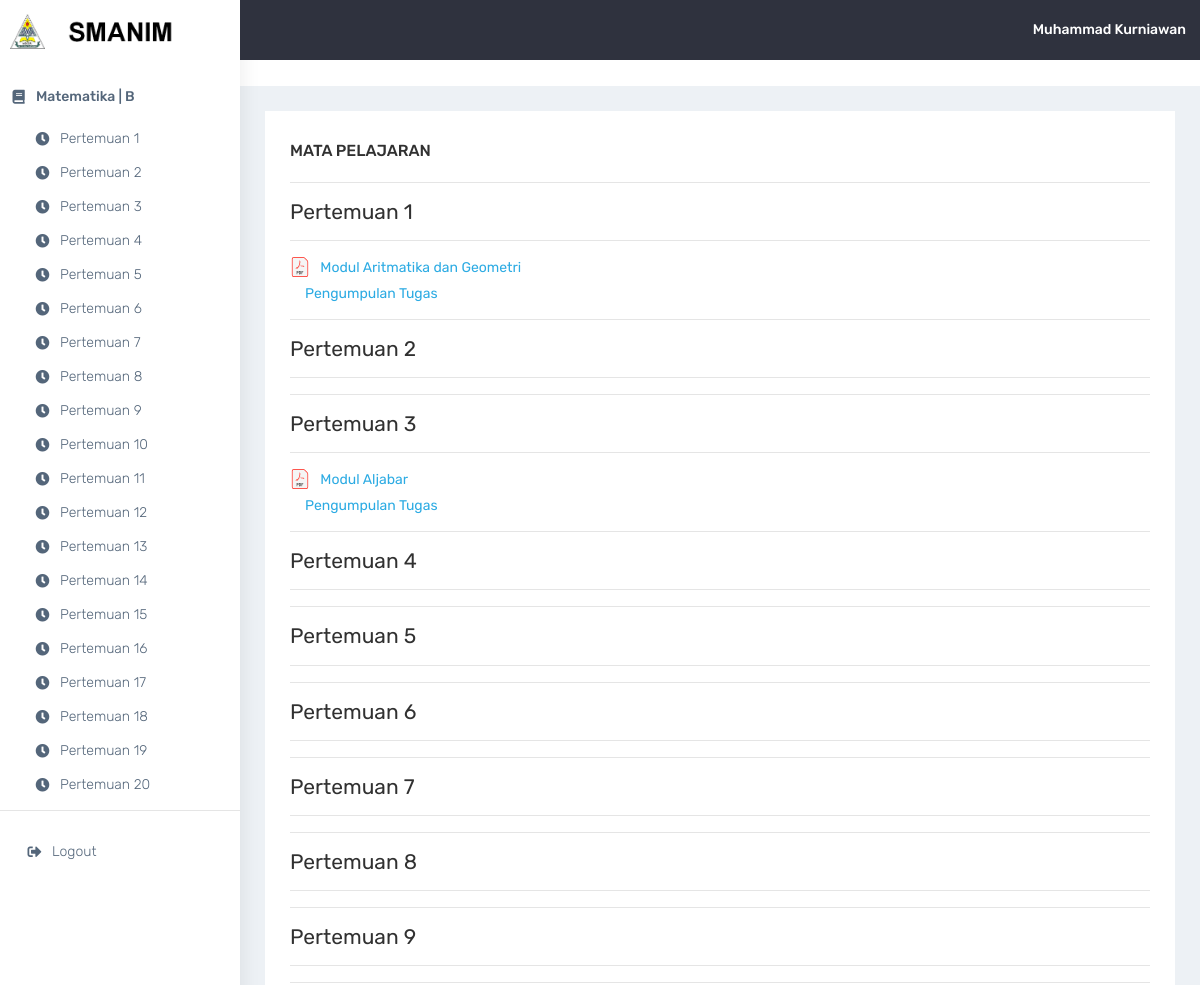
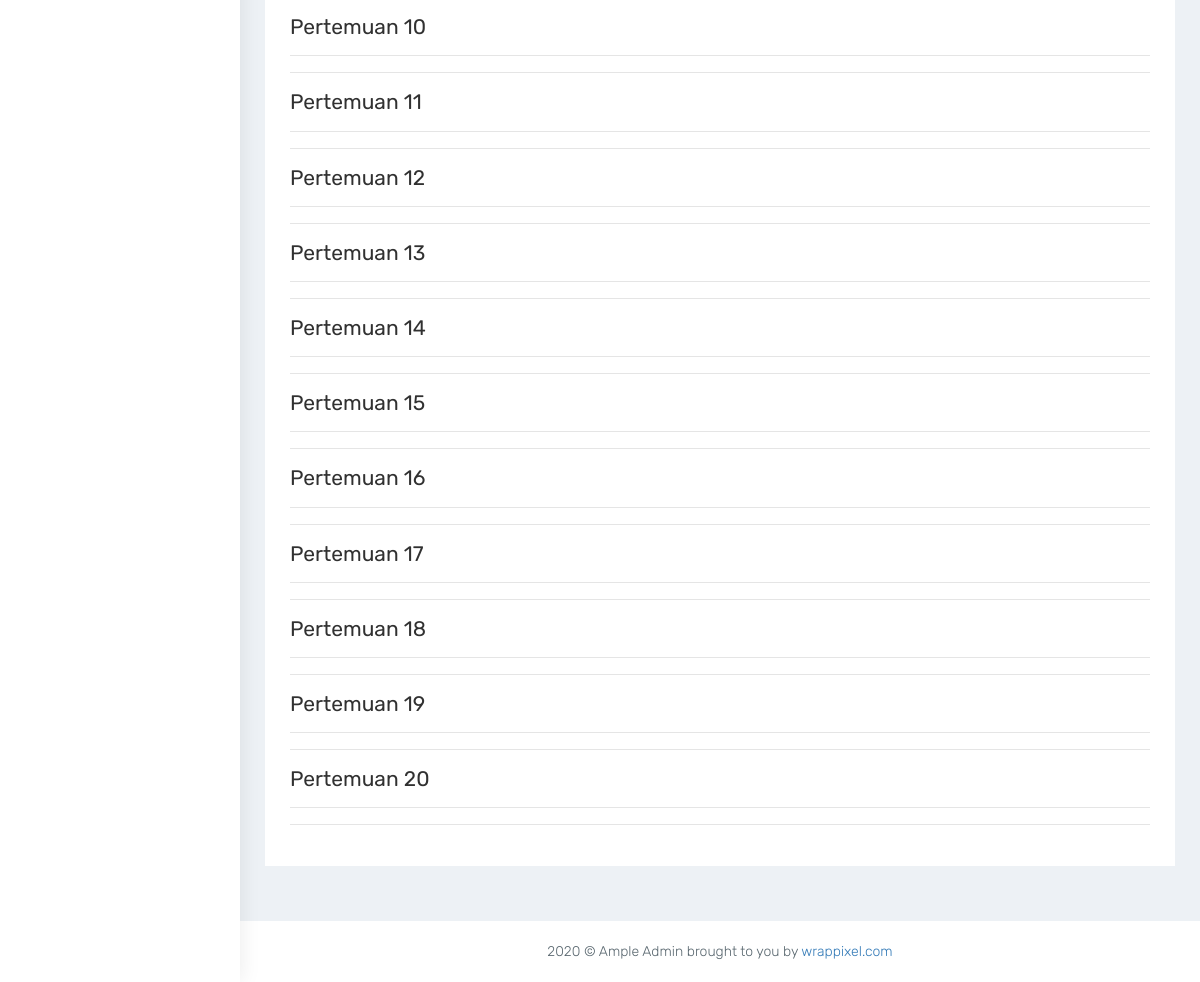
Screenshot of /topik.php?kode=3 (signed in) with the database file from the repository (2 pictures, top to bottom).
### tables this page shows
CREATE TABLE `tbl_mapel` (
  `id_mapel` int(11) NOT NULL,
  `id_user` int(11) NOT NULL,
  `mapel` varchar(100) NOT NULL,
  `kelas` char(1) NOT NULL
);

CREATE TABLE `tbl_file` (
  `id_file` int(11) NOT NULL,
  `id_mapel` int(11) NOT NULL,
  `pertemuan` char(2) NOT NULL,
  `nama` varchar(100) NOT NULL,
  `tipe` enum('mod','tgs') NOT NULL,
  `file` varchar(255) NOT NULL,
  `tgl_tambah` date DEFAULT NULL,
  `tgl_ubah` date DEFAULT NULL
);

### session.php (called while the page is built, shortened)
<?php
  if(isset($_SESSION['akses'])){
    $namau = $_SESSION['nama'];
    $kelasu = $_SESSION['kelas'];
  }else{
    header('location:login.php?stat=session_timeout');
    exit();
  }
?>

### topik.php (the view)
<?php require_once('navbar-mapel.php');
?>
<div class="container-fluid">
    <div class="row justify-content-center">
        <div class="col-lg-12 col-sm-6 col-xs-12">
            <div class="white-box analytics-info">
                <h3 class="box-title">Mata Pelajaran</h3>
                <hr>
                <div class="row">
                    <?php
                        for($i=1;$i<=20;$i++) {
                            $sql2 = mysqli_query($con, "SELECT b.id_user, a.id_file, a.nama, a.pertemuan, a.file FROM tbl_file a INNER JOIN tbl_mapel b ON b.id_mapel = a.id_mapel INNER JOIN tbl_user c ON c.id_user = b.id_user WHERE a.tipe='mod' AND b.id_user='$kd' AND b.kelas = '$kelasu' AND a.pertemuan = $i");
                            $sql3 = mysqli_query($con, "SELECT a.id_mapel,b.id_user, a.id_file, a.nama, a.pertemuan, a.file FROM tbl_file a INNER JOIN tbl_mapel b ON b.id_mapel = a.id_mapel INNER JOIN tbl_user c ON c.id_user = b.id_user WHERE a.tipe='tgs' AND b.id_user='$kd' AND b.kelas = '$kelasu' AND a.pertemuan = $i");
                    ?>
                    <div class="col-lg-12">
                        <h3>Pertemuan <?= $i; ?></h3>
                        <hr>
                        <div id="section-<?= $i; ?>" class="col-md-12">
                            <?php while ($data2 = mysqli_fetch_array($sql2)) { ?>
                            <form method="get" class="mb-2">
                                <div class="row">
                                    <img src="asset/pdf.svg" width="20px" height="20px">
                                    <a href="download.php?kode=<?= $data2['id_file'] ?>" name="file">&nbsp&nbsp&nbsp<?= $data2['nama'] ?></a>
                                </div>
                            </form>
                            <?php } while ($data3 = mysqli_fetch_array($sql3)) { ?>
                            <a href="pengumpulan-tugas.php?kode=<?= $data3['id_user'] ?>&id=<?= $data3['id_file'] ?>"><h5>Pengumpulan Tugas</h5></a>
                            <?php } ?>
                        </div>
                        <hr>
                    </div>
                    <?php } ?>
                </div>
            </div>
        </div>
    </div>
</div>
<?php require_once('footer.php');?>

### navbar-mapel.php (shortened to what this page needs)
<!DOCTYPE html>
<html dir="ltr" lang="en">
<?php
require_once('session.php'); ?>
<head>
    <link href="asset/admin/plugins/bower_components/chartist/dist/chartist.min.css" rel="stylesheet">
    <link rel="stylesheet" href="asset/admin/plugins/bower_components/chartist-plugin-tooltips/dist/chartist-plugin-tooltip.css">
    <link href="asset/admin/css/style.min.css" rel="stylesheet">
</head>
<body>
    <div id="main-wrapper" data-layout="vertical" data-navbarbg="skin5" data-sidebartype="full"
        data-sidebar-position="absolute" data-header-position="absolute" data-boxed-layout="full">
        <header class="topbar" data-navbarbg="skin5">
            <nav class="navbar top-navbar navbar-expand-md navbar-dark">
                <div class="navbar-header" data-logobg="skin6">
                    <a class="navbar-brand" href="index.php">
                        <b class="logo-icon">
                            <img src="asset/logo.png" alt="homepage" width="35px" height="35px" />
                        </b>
                        <span class="logo-text">
                            <img src="asset/logo-text.png" alt="homepage" class="pt-2" width="75%" height="45%" />
                        </span>
                    </a>
                </div>
                <div class="navbar-collapse collapse" id="navbarSupportedContent" data-navbarbg="skin5">
                    <ul class="navbar-nav ml-auto d-flex align-items-center">
                        <li>
                            <a class="profile-pic" href="#"><span class="text-white font-medium"><?= $namau ?></span></a>
                        </li>
                    </ul>
                </div>
            </nav>
        </header>
        <aside class="left-sidebar" data-sidebarbg="skin6">
            <div class="scroll-sidebar">
                <nav class="sidebar-nav">
                    <ul id="sidebarnav">
                        <?php
                        if(isset($_GET['kode'])){
                          $kd = $_GET['kode'];
                          $sql = mysqli_query($con, "SELECT * FROM tbl_mapel a INNER JOIN tbl_user b ON b.id_user = a.id_user WHERE b.id_user='$kd' AND a.kelas='$kelasu'");
                          $data = mysqli_fetch_array($sql);
                        }
                        ?>
                        <li class="sidebar-item py-2 mx-n3">
                            <a class="sidebar-link waves-effect waves-dark sidebar-link" href="topik.php?kode=<?= $kd; ?>" aria-expanded="false"><i class="fas fa-book fa-fw" aria-hidden="true">
                                </i><span class="hide-menu"><?php echo $data['mapel']." | ".$kelasu; ?></span>
                            </a>
                        </li>
                        <?php for($i=1;$i<=20;$i++) { ?>
                        <li class="sidebar-item py-n10 my-n3 mx-2">
                            <a class="sidebar-link waves-effect waves-dark sidebar-link" href="topik.php?kode=<?= $data['id_user']; ?>#section<?= $i ?>" aria-expanded="false">
                                <i class="fas fa-clock fa-fw" aria-hidden="true"></i><span class="hide-menu">Pertemuan <?= $i ?></span>
                            </a>
                        </li>
                        <?php } ?>
                        <hr>
                        <li class="sidebar-item">
                            <a class="sidebar-link waves-effect waves-dark sidebar-link"
                            href="logout.php" aria-expanded="false">
                            <i class="fas fa-sign-out-alt"
                                aria-hidden="true"></i><span class="hide-menu">Logout</span>
                            </a>
                        </li>
                    </ul>
                </nav>
            </div>
        </aside>
        <div class="page-wrapper">
            <div class="page-breadcrumb bg-white">
            </div>

### rows the page displays
tbl_mapel: mapel "Matematika"
tbl_file: nama "Modul Aritmatika dan Geometri"
tbl_file: nama "Modul Aljabar"

### other values shown
$namau "Muhammad Kurniawan"
$kelasu "B"
